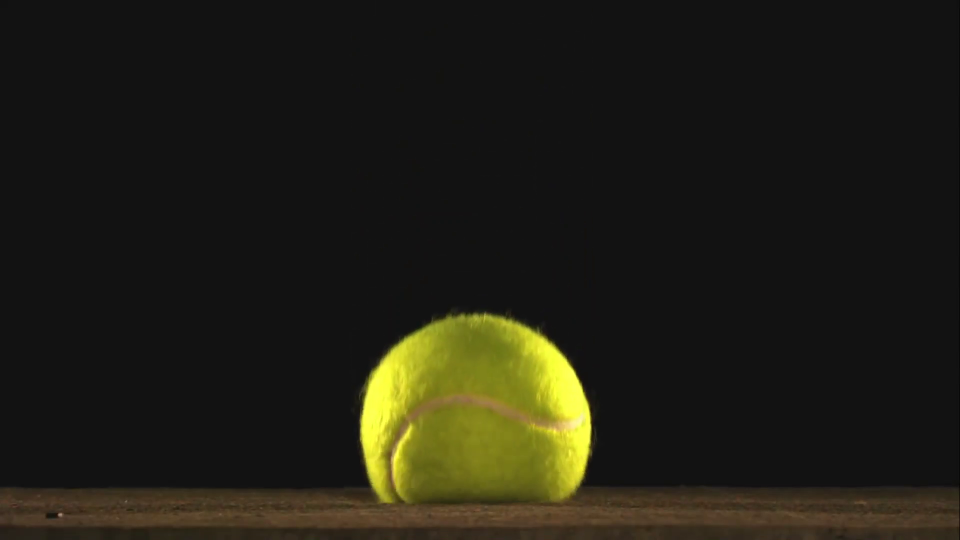
#> input picture frame 25 of src/tutorial-11/Videos/pelotaTenis_2.mp4, 1920 x 1080 px, given in place of pelotaTenis_1.mp4, which was not available (shown at 1/2 size)
$ python traquearPelota.py
#> lines starting #> are read from the running program, lines starting #| are printed output that depends on the picture; after the words box and inside, x2 and y2 are one past the last pixel; in counts of white or black regions, pixels touching at a corner belong together; pictures that were not available may be replaced by others from this repository, and a replacement may not be noted
#!/usr/bin/env python

#Se importan las librerías necesarias
import numpy as np
import cv2

#Muchas de las siguientes función son a partir de los tutoriales anteriores
def leerImagenRGB(nombreImagen, mostrar):
    imagen = cv2.imread(nombreImagen)
    if mostrar:
        cv2.imshow("Imagen RGB", imagen)
    return imagen

#La siguiente función es para filtrar una imagen por un rango de valores
def filtrarColor(imagenRGB, valorMin, valorMax, mostrar):
    imagenHSV = cv2.cvtColor(imagenRGB, cv2.COLOR_BGR2HSV)
    if mostrar:
        cv2.imshow("Imagen HSV", imagenHSV)

    #La función cv2.inRange va a retornar la imagen Binaria
    filtro = cv2.inRange(imagenHSV, valorMin, valorMax)
    return filtro

#Función para obtener los contornos de una imagen y mostrarla
def obtenerContornos(imagenBinaria, mostrar):
    contornos, jerarquia = cv2.findContours(
        imagenBinaria,
        cv2.RETR_EXTERNAL,
        cv2.CHAIN_APPROX_SIMPLE)

    if mostrar:
        cv2.drawContours(
            imagenBinaria,                 #Imagen a procesar
            contornos,                      #Contornos a dibujar
            -1,                             #Indica el contorno que se marcará (-1 para todos)
            (255, 0, 0),                    #Color del contorno
            1)                              #Grosor del contorno
        cv2.imshow("Imagen Contorno", imagenBinaria)
    return contornos

#Función para obtener el centroide de un contorno
def obtenerCentroide(contorno):
    M = cv2.moments(contorno)
    cx = -1
    cy = -1
    if M['m00'] != 0:
        cx = int(M['m10']/M['m00'])
        cy = int(M['m01']/M['m00'])
    return cx, cy

#Función que sirve para procesar los contornos y mostrarlos
def dibujarContornos(imagenOriginal, imagenBinaria, listaContornos, mostrar):
    imagenNegra = np.zeros(imagenOriginal.shape, np.uint8)

    for contorno in listaContornos:
        area = cv2.contourArea(contorno)
        if area > 5000:
            ((x, y), radio) = cv2.minEnclosingCircle(contorno)
            cv2.drawContours(imagenNegra, [contorno], -1, (255, 255, 255), 1)
            cv2.drawContours(imagenOriginal, [contorno], -1, (0, 255, 0), 1)
            cx, cy = obtenerCentroide(contorno)
            cv2.circle(imagenNegra, (int(cx), int(cy)), int(radio), (0, 255, 255), 2)
            cv2.circle(imagenOriginal, (int(cx), int(cy)), int(radio), (0, 255, 255), 2)

    if mostrar:
        #cv2.imshow("Imagen Negra", imagenNegra)
        cv2.imshow("Imagen Original", imagenOriginal)

def main():
    #Se lee el video
    video = cv2.VideoCapture("./Videos/pelotaTenis_1.mp4")
    #video.open('http://192.168.0.22:8080') #Para acceder a la WebCam vía WiFi

    while True:
        #Se obtienen los frames (imagen tras imagen) y se achican
        ret, frame = video.read()
#> frame is the input picture: shape (1080, 1920, 3); mean B, G, R 20.8, 30.8, 32.2
        #frame = cv2.resize(frame, (0,0), fx=1, fy=1)

        amarilloMin = (30, 100, 20)
        amarilloMax = (60, 240, 255)

        frameBinario = filtrarColor(frame, amarilloMin, amarilloMax, False)
#> in filtrarColor, `imagenHSV = cv2.cvtColor(imagenRGB, cv2.COLOR_BGR2HSV)`: imagenHSV: shape (1080, 1920, 3); mean H, S, V 5, 26.2, 32.4
#> in filtrarColor, `filtro = cv2.inRange(imagenHSV, valorMin, valorMax)`:
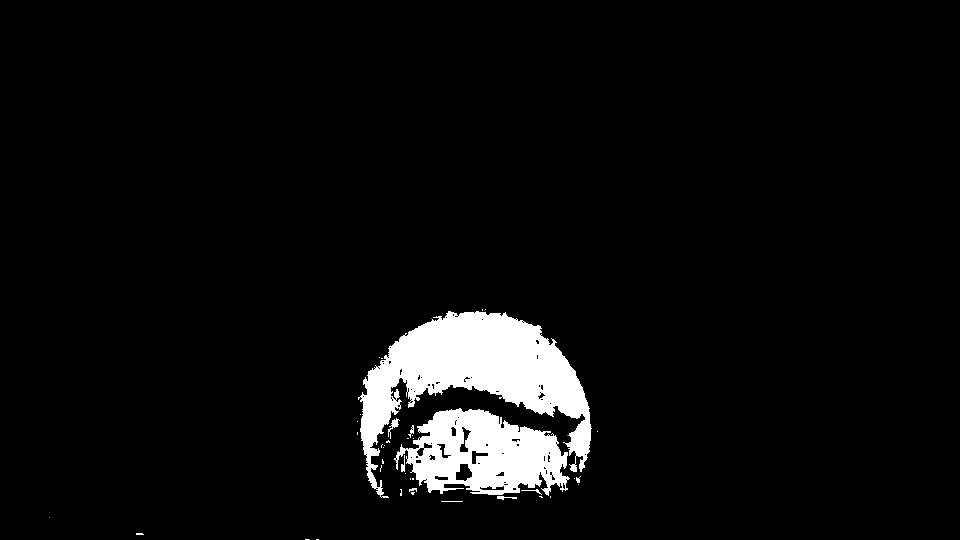
#> filtro: shape (1080, 1920) (shown at 1/2 size); 5.2% white; 51 white regions (34 under 20 px)
        listaContornos = obtenerContornos(frameBinario, False)
#> in obtenerContornos, `contornos, jerarquia = cv2.findContours( imagenBinaria, cv2.RETR_EXTER..`: contornos = 51 contours, 38 with area under 20; largest, box (x1, y1, x2, y2) and area: (720, 622, 1183, 996) 66867, (792, 816, 1140, 992) 40078, (776, 836, 800, 878) 226, (994, 992, 1034, 1000) 117, (802, 910, 810, 944) 113; jerarquia = 51 rows, first 6: [1, -1, -1, -1], [2, 0, -1, -1], [3, 1, -1, -1], [4, 2, -1, -1], [5, 3, -1, -1], [6, 4, -1, -1]
#> listaContornos has the same summary as contornos in obtenerContornos
        dibujarContornos(frame, frameBinario, listaContornos, True)
#> the loop in dibujarContornos, `for contorno in listaContornos:` made 51 passes
#> (area, x, y, radio, cx, cy) on passes 38, 48: (40077.5, 965.2, 936.8, 175, 968, 908), (66867, 946.6, 849.1, 238.5, 951, 745)
#> area on passes 3, 8, 9, 10, 11, 12: 41.5, 117, 24, 67.5, 26, 59
#> after the loop in dibujarContornos, `for contorno in listaContornos:`:
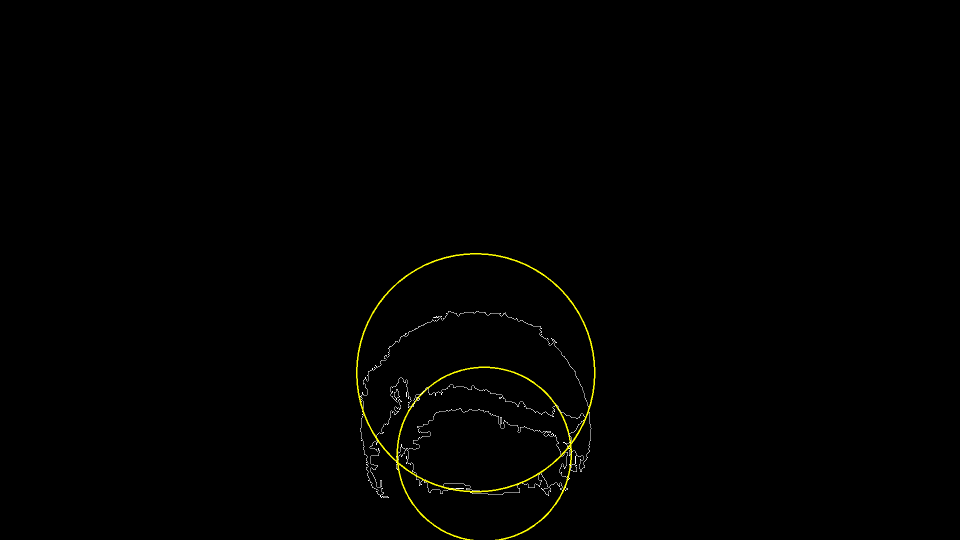
#> imagenNegra: shape (1080, 1920, 3) (shown at 1/2 size); mean B, G, R 0.6, 1.5, 1.5

        #Se presiona la tecla ESC para salir y cada frame se demora 10 ms
        if cv2.waitKey(10) & 0xFF == ord('q'):
#> (key q is pressed here)
            break

if __name__ == "__main__":
    main()
